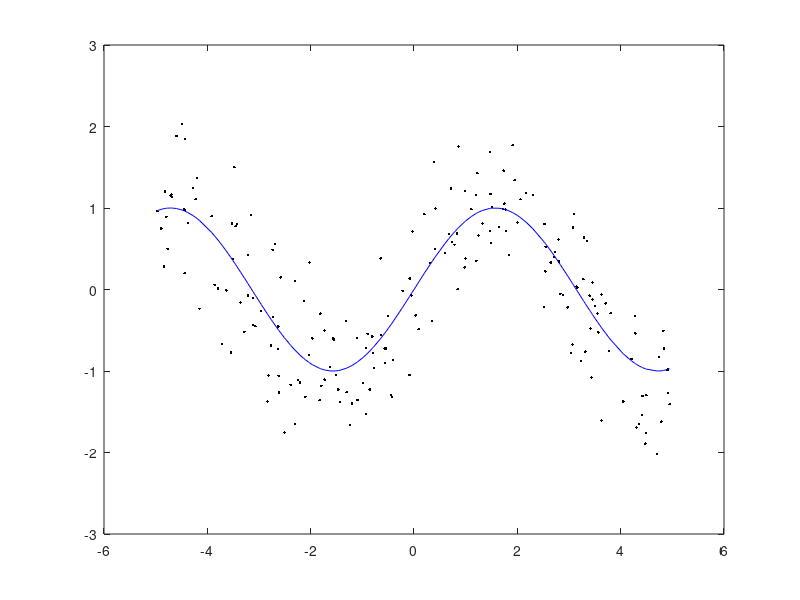

Write the MATLAB code that produced this figure. (Note: this script raises an error after producing the figure.)
%% USER INPUT
b = 0.5; % Kernel bandwidth
p = 0; % Order of the polynomial
kernelType = 'Epanechnikov'; % Choices: 'Uniform','Gaussian' or 'Epanechnikov' 


% Simulate data
n = 200; % Number of observations
sigma = 0.5; % Standard deviations of the errors in the data generating model.
x = -5 + rand(n,1)*10; % Simulate covariate values from Uniform[-5,5]
yTrue = sin(x); % This is the true mean curve
y =  yTrue + randn(n,1)*sigma;

% Plotting the simulated data and the true mean curve (data has to be
% sorted to do this)
plot(x,y,'k.')
hold on
[x, sortIdx] = sort(x);
yTrue = yTrue(sortIdx);
y = y(sortIdx);
plot(x,yTrue,'b')


% Estimate a polynomial kernel regression model of order p
[fittedVals,xGrid,kernelOnGrid] = KernelReg(y,x,b,p,kernelType);
plot(xGrid,fittedVals,'r') % Plotting E(y|x)

% Plotting the kernel function as a shaded area.
notNan = ~isnan(kernelOnGrid);
kernelOnGrid = kernelOnGrid(:)';
yLimits = get(gca,'ylim');
if strcmpi(kernelType,'Uniform')
    patchHandle = patch([xGrid(notNan) fliplr(xGrid(notNan))],[((min(kernelOnGrid(notNan))+yLimits(2))/2)*ones(size(kernelOnGrid(notNan))) fliplr(kernelOnGrid(notNan))],[0.749 0.749 0],'linestyle','none');
else
    patchHandle = patch([xGrid(notNan) fliplr(xGrid(notNan))],[min(kernelOnGrid(notNan))*ones(size(kernelOnGrid(notNan))) fliplr(kernelOnGrid(notNan))],[0.749 0.749 0],'linestyle','none');
end
set(patchHandle,'linestyle','none','faceLighting','phong','facealpha',0.5,'edgecolor',[0.749 0.749 0])
legend('Data','True E(y|x)','Estimated E(y|x)','Kernel function')

